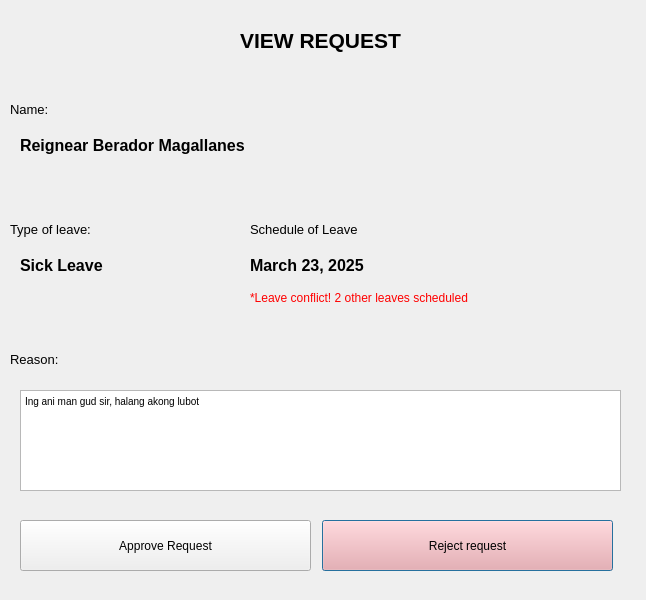
<?xml version="1.0" encoding="UTF-8"?>
<ui version="4.0">
 <class>Dialog</class>
 <widget class="QDialog" name="Dialog">
  <property name="geometry">
   <rect>
    <x>0</x>
    <y>0</y>
    <width>646</width>
    <height>600</height>
   </rect>
  </property>
  <property name="windowTitle">
   <string>Dialog</string>
  </property>
  <widget class="QWidget" name="widget" native="true">
   <property name="geometry">
    <rect>
     <x>0</x>
     <y>0</y>
     <width>641</width>
     <height>601</height>
    </rect>
   </property>
   <property name="styleSheet">
    <string notr="true">QWidget#widget{
background: qlineargradient(x1:0, y1:1, x2:0, y2:0, 
    stop:0 #add8e6, stop:1 #ffffff);
}</string>
   </property>
   <widget class="QLabel" name="label">
    <property name="geometry">
     <rect>
      <x>0</x>
      <y>0</y>
      <width>641</width>
      <height>81</height>
     </rect>
    </property>
    <property name="text">
     <string>&lt;html&gt;&lt;head/&gt;&lt;body&gt;&lt;p align=&quot;center&quot;&gt;&lt;span style=&quot; font-size:16pt; font-weight:600;&quot;&gt;VIEW REQUEST&lt;/span&gt;&lt;/p&gt;&lt;/body&gt;&lt;/html&gt;</string>
    </property>
   </widget>
   <widget class="QLabel" name="label_4">
    <property name="geometry">
     <rect>
      <x>10</x>
      <y>100</y>
      <width>631</width>
      <height>20</height>
     </rect>
    </property>
    <property name="text">
     <string>&lt;html&gt;&lt;head/&gt;&lt;body&gt;&lt;p&gt;&lt;span style=&quot; font-size:10pt;&quot;&gt;Name:&lt;/span&gt;&lt;/p&gt;&lt;/body&gt;&lt;/html&gt;</string>
    </property>
   </widget>
   <widget class="QLabel" name="requestName">
    <property name="geometry">
     <rect>
      <x>20</x>
      <y>120</y>
      <width>621</width>
      <height>51</height>
     </rect>
    </property>
    <property name="text">
     <string>&lt;html&gt;&lt;head/&gt;&lt;body&gt;&lt;p&gt;&lt;span style=&quot; font-size:12pt; font-weight:600;&quot;&gt;Reignear Berador Magallanes&lt;/span&gt;&lt;/p&gt;&lt;/body&gt;&lt;/html&gt;</string>
    </property>
   </widget>
   <widget class="QLabel" name="label_6">
    <property name="enabled">
     <bool>true</bool>
    </property>
    <property name="geometry">
     <rect>
      <x>10</x>
      <y>220</y>
      <width>181</width>
      <height>20</height>
     </rect>
    </property>
    <property name="text">
     <string>&lt;html&gt;&lt;head/&gt;&lt;body&gt;&lt;p&gt;&lt;span style=&quot; font-size:10pt;&quot;&gt;Type of leave:&lt;/span&gt;&lt;/p&gt;&lt;/body&gt;&lt;/html&gt;</string>
    </property>
   </widget>
   <widget class="QLabel" name="requestType">
    <property name="geometry">
     <rect>
      <x>20</x>
      <y>240</y>
      <width>221</width>
      <height>51</height>
     </rect>
    </property>
    <property name="text">
     <string>&lt;html&gt;&lt;head/&gt;&lt;body&gt;&lt;p&gt;&lt;span style=&quot; font-size:12pt; font-weight:600;&quot;&gt;Sick Leave&lt;/span&gt;&lt;/p&gt;&lt;/body&gt;&lt;/html&gt;</string>
    </property>
   </widget>
   <widget class="QLabel" name="label_7">
    <property name="geometry">
     <rect>
      <x>10</x>
      <y>350</y>
      <width>631</width>
      <height>20</height>
     </rect>
    </property>
    <property name="text">
     <string>&lt;html&gt;&lt;head/&gt;&lt;body&gt;&lt;p&gt;&lt;span style=&quot; font-size:10pt;&quot;&gt;Reason:&lt;/span&gt;&lt;/p&gt;&lt;/body&gt;&lt;/html&gt;</string>
    </property>
   </widget>
   <widget class="QTextEdit" name="requestReason">
    <property name="enabled">
     <bool>true</bool>
    </property>
    <property name="geometry">
     <rect>
      <x>20</x>
      <y>390</y>
      <width>601</width>
      <height>101</height>
     </rect>
    </property>
    <property name="styleSheet">
     <string notr="true">font: 10pt &quot;Arial&quot;;</string>
    </property>
    <property name="html">
     <string>&lt;!DOCTYPE HTML PUBLIC &quot;-//W3C//DTD HTML 4.0//EN&quot; &quot;http://www.w3.org/TR/REC-html40/strict.dtd&quot;&gt;
&lt;html&gt;&lt;head&gt;&lt;meta name=&quot;qrichtext&quot; content=&quot;1&quot; /&gt;&lt;style type=&quot;text/css&quot;&gt;
p, li { white-space: pre-wrap; }
&lt;/style&gt;&lt;/head&gt;&lt;body style=&quot; font-family:'Arial'; font-size:10pt; font-weight:400; font-style:normal;&quot;&gt;
&lt;p style=&quot; margin-top:0px; margin-bottom:0px; margin-left:0px; margin-right:0px; -qt-block-indent:0; text-indent:0px;&quot;&gt;&lt;span style=&quot; font-family:'MS Shell Dlg 2'; font-size:7.8pt;&quot;&gt;Ing ani man gud sir, halang akong lubot&lt;/span&gt;&lt;/p&gt;&lt;/body&gt;&lt;/html&gt;</string>
    </property>
   </widget>
   <widget class="QPushButton" name="rejectRequestBTN">
    <property name="geometry">
     <rect>
      <x>322</x>
      <y>520</y>
      <width>291</width>
      <height>51</height>
     </rect>
    </property>
    <property name="styleSheet">
     <string notr="true">QPushButton#rejectRequestBTN{
background-color: #FAA0A0;
font: 10pt &quot;Arial&quot;;
}
</string>
    </property>
    <property name="text">
     <string>Reject request</string>
    </property>
   </widget>
   <widget class="QPushButton" name="approveRequestBTN">
    <property name="geometry">
     <rect>
      <x>20</x>
      <y>520</y>
      <width>291</width>
      <height>51</height>
     </rect>
    </property>
    <property name="styleSheet">
     <string notr="true">font: 10pt &quot;Arial&quot;;</string>
    </property>
    <property name="text">
     <string>Approve Request</string>
    </property>
   </widget>
   <widget class="QLabel" name="label_8">
    <property name="enabled">
     <bool>true</bool>
    </property>
    <property name="geometry">
     <rect>
      <x>250</x>
      <y>220</y>
      <width>181</width>
      <height>20</height>
     </rect>
    </property>
    <property name="text">
     <string>&lt;html&gt;&lt;head/&gt;&lt;body&gt;&lt;p&gt;&lt;span style=&quot; font-size:10pt;&quot;&gt;Schedule of Leave&lt;/span&gt;&lt;/p&gt;&lt;/body&gt;&lt;/html&gt;</string>
    </property>
   </widget>
   <widget class="QLabel" name="requestType_2">
    <property name="geometry">
     <rect>
      <x>250</x>
      <y>240</y>
      <width>221</width>
      <height>51</height>
     </rect>
    </property>
    <property name="text">
     <string>&lt;html&gt;&lt;head/&gt;&lt;body&gt;&lt;p&gt;&lt;span style=&quot; font-size:12pt; font-weight:600;&quot;&gt;March 23, 2025&lt;/span&gt;&lt;/p&gt;&lt;/body&gt;&lt;/html&gt;</string>
    </property>
   </widget>
   <widget class="QLabel" name="leaveConflictNotif">
    <property name="geometry">
     <rect>
      <x>250</x>
      <y>290</y>
      <width>391</width>
      <height>16</height>
     </rect>
    </property>
    <property name="styleSheet">
     <string notr="true">QLabel#leaveConflictNotif {
    color: red;
}</string>
    </property>
    <property name="text">
     <string>*Leave conflict! 2 other leaves scheduled</string>
    </property>
   </widget>
  </widget>
 </widget>
 <resources/>
 <connections/>
</ui>
